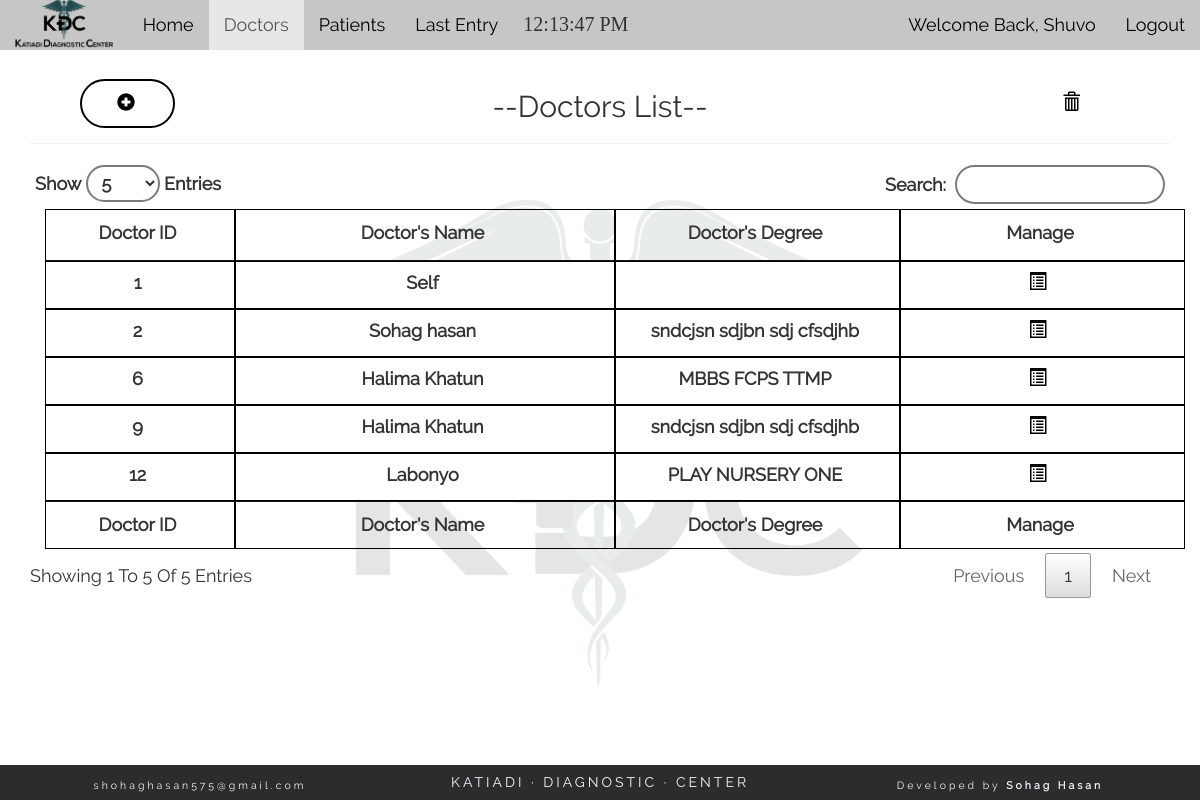
The page /view_doctor.php (signed in) on the database as committed earlier.
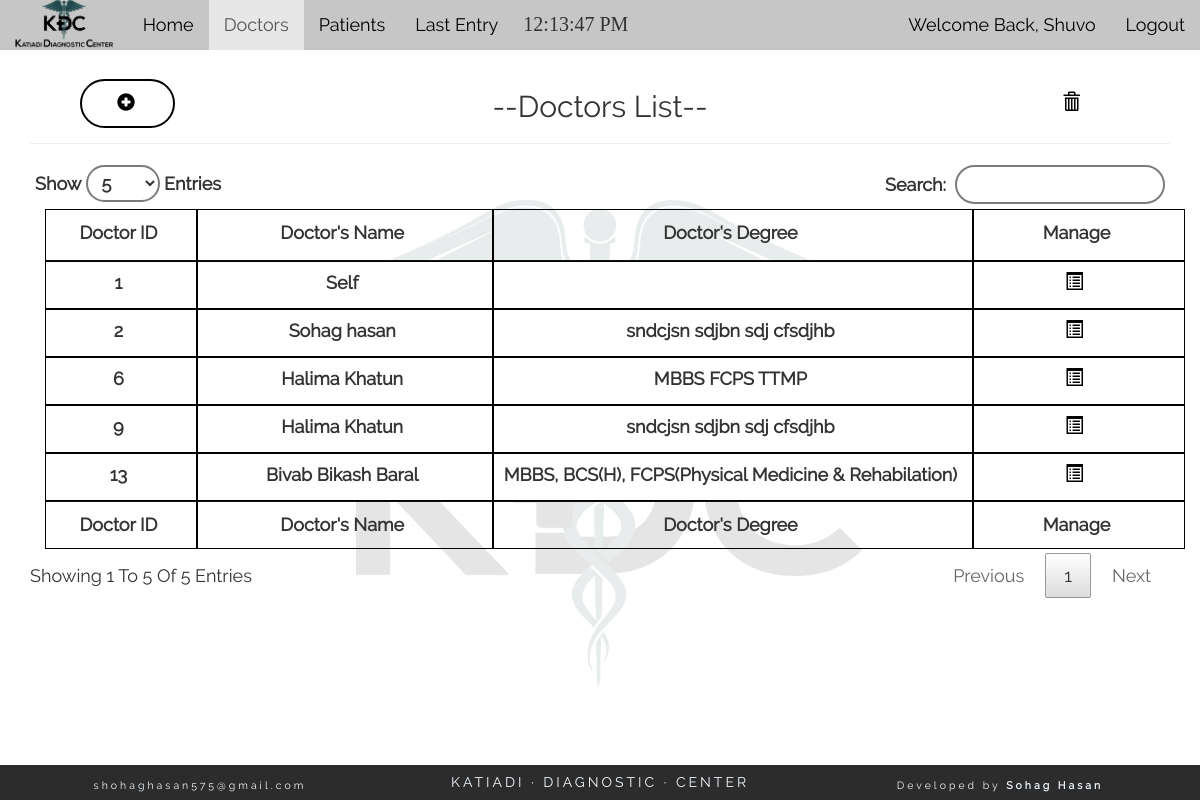
The same page on the database as committed later.
### tables this page shows
CREATE TABLE "doctor" (
	`doctor_id`	INTEGER NOT NULL PRIMARY KEY AUTOINCREMENT,
	`d_name`	varchar(200) NOT NULL,
	`age`	int(11) NOT NULL,
	`sex`	varchar(15) NOT NULL,
	`degree`	varchar(200) NOT NULL,
	`status`	int(1) NOT NULL
);

### view_doctor.php (the view, shortened to what this page needs)
<?php
	if(isset($_SESSION['username'])){
	require('config.php');
	$sel= "SELECT * FROM doctor WHERE doctor_id AND status='1'";
	$res= $db-> query($sel);
?>
<section class="container-fluid text-center">
	<div class="col-md-12"  style="position: relative;">
	<h2 class="title text-center">--Doctors List--</h2>
	<hr><div class="col-md-12">
			<a title="Trash" class="edit_button trash" href="doc_trash.php"><span class="glyphicon glyphicon-trash" aria-hidden="true"></span></a>
			<a title="New Doctor" class="back_button" href="new_doctor.php"><span class="glyphicon glyphicon-plus-sign" aria-hidden="true"></span></a>
		</div>
		<table id="datatable" class="container-fluid" cellspacing="0">
        <thead>
            <tr class="row">
                <th class="col-md-2 text-center b_1"><label for="">Doctor ID</label></th>
                <th class="col-md-4 text-center b_1"><label for="">Doctor's Name</label></th>
                <th class="col-md-3 text-center b_1"><label for="">Doctor's Degree</label></th>
                <th class="col-md-3 text-center b_1"><label for="">Manage</label></th>
            </tr>
        </thead>
		<tfoot>
            <tr class="row">
                <th class="col-md-2 text-center bb_1 b_1"><label for="">Doctor ID</label></th>
                <th class="col-md-4 text-center bb_1 b_1"><label for="">Doctor's Name</label></th>
                <th class="col-md-3 text-center bb_1 b_1"><label for="">Doctor's Degree</label></th>
                <th class="col-md-3 text-center bb_1 b_1"><label for="">Manage</label></th>
            </tr>
        </tfoot>
		<tbody>
		<?php while($data=$res-> fetchArray(SQLITE3_ASSOC)){ ?>
		<tr class="row hover">
                <td class="col-md-2 bb_1 b_1"><label for=""><?php echo $data['doctor_id']; ?></label></td>
                <td class="col-md-4 bb_1 textone b_1"><label for=""><?php echo $data['d_name']; ?></label></td>
                <td class="col-md-3 bb_1 textone b_1"><label for=""><?php echo $data['degree']; ?></label></td>
                <td class="col-md-3 bb_1 b_1"><label for="">
                	<a title="View Details" class="manag" href="doc_details.php?d=<?php echo $data['doctor_id']; ?>"><span id="detail" class="glyphicon glyphicon-list-alt" aria-hidden="true"></span></a>
                </label></td>
            </tr>
		 <?php } ?>
		 </tbody>
		</table>
			</div>
</section>
	<?php get_footer(); }else{
		header('location: login.php');
	}  ?>

Rows that differ between the two databases and show on the page:
no longer on this page (row edited): doctor: doctor_id "12", d_name "Labonyo", degree "PLAY NURSERY ONE"
added doctor: doctor_id "13", d_name "Bivab Bikash Baral", degree "MBBS, BCS(H), FCPS(Physical Medicine & Rehabilation)"
